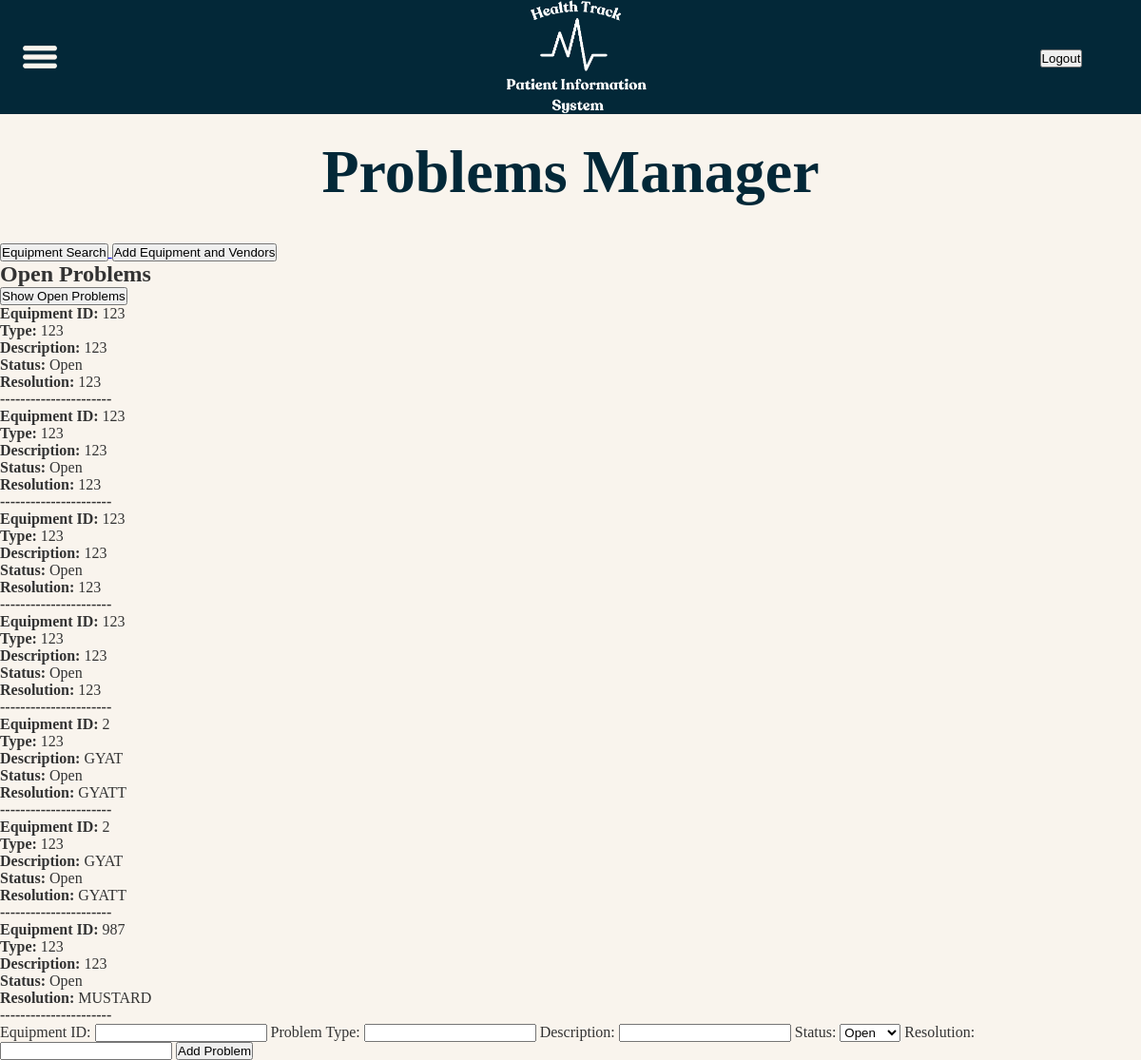
The page /equipment/problems/ on the database its author committed.
### sharedModels/models.py (models this page shows)
class Maintenance(models.Model):
    maintenanceid = models.IntegerField(db_column='MaintenanceID',
                                        primary_key=True)  # Field name made lowercase. The composite primary key (MaintenanceID, EquipmentID) found, that is not supported. The first column is selected.
    equipmentid = models.ForeignKey(Equipment, models.DO_NOTHING, db_column='EquipmentID')  # Field name made lowercase.
    type = models.CharField(db_column='Type', max_length=45)  # Field name made lowercase.
    description = models.CharField(db_column='Description', max_length=120, blank=True,
                                   null=True)  # Field name made lowercase.
    status = models.CharField(db_column='Status', max_length=45)  # Field name made lowercase.
    resolution = models.CharField(db_column='Resolution', max_length=120, blank=True,
                                  null=True)  # Field name made lowercase.
    class Meta:
        db_table = 'maintenance'
        unique_together = (('maintenanceid', 'equipmentid'),)

class Equipment(models.Model):
    equipmentid = models.IntegerField(db_column='EquipmentID', primary_key=True)  # Field name made lowercase.
    type = models.CharField(db_column='Type', max_length=45)  # Field name made lowercase.
    lease_terms = models.CharField(db_column='Lease Terms', max_length=45, blank=True,
                                   null=True)  # Field name made lowercase. Field renamed to remove unsuitable characters.
    description = models.CharField(db_column='Description', max_length=120, blank=True,
                                   null=True)  # Field name made lowercase.
    departmentleased = models.CharField(db_column='DepartmentLeased', max_length=45, blank=True,
                                        null=True)  # Field name made lowercase.
    owned_lease = models.CharField(db_column='Owned/Lease',
                                   max_length=1)  # Field name made lowercase. Field renamed to remove unsuitable characters.
    purchasedate = models.DateField(db_column='PurchaseDate', blank=True, null=True)  # Field name made lowercase.
    warenty_info = models.CharField(db_column='Warenty Info', max_length=120, blank=True,
                                    null=True)  # Field name made lowercase. Field renamed to remove unsuitable characters.
    class Meta:
        db_table = 'equipment'

### equipment/views.py (the view, shortened to what this page needs)
# urls.py: path('equipment/problems/', ProblemsView.as_view(),name='problems_page'),
class ProblemsView(View):
    def get(self, request):
        open_problems = Maintenance.objects.filter(status='Open')  # Or use other criteria for open problems
        return render(request, 'problems_page.html', {'open_problems': open_problems})

### equipment/templates/problems_page.html (shortened to what this page needs)
{% extends "baseTemplate.html" %}
{% load static %}
{% block page_css %}
    <link rel="stylesheet" href="{% static 'css/manage.css' %}">
{% endblock %}
{% block content %}
<h1 class="manage-title">Problems Manager</h1>
<a href="{% url 'equipment' %}">
    <button>Equipment Search</button>
</a>
<a href="{% url 'manage_page' %}">
    <button>Add Equipment and Vendors</button>
</a>
<h2>Open Problems</h2>
<form method="GET" action="{% url 'problems_page' %}">
    <button type="submit">Show Open Problems</button>
</form>
{% if open_problems %}
    <ul>
    {% for problem in open_problems %}
        <li>
            <strong>Equipment ID:</strong> {{ problem.equipmentid.equipmentid }} <br>
            <strong>Type:</strong> {{ problem.type }} <br>
            <strong>Description:</strong> {{ problem.description }} <br>
            <strong>Status:</strong> {{ problem.status }} <br>
            <strong>Resolution:</strong> {{ problem.resolution }} <br>
            <p><strong>----------------------</strong></p>
        </li>
    {% endfor %}
    </ul>
{% else %}
    <p>No open problems found.</p>
{% endif %}
<form method="POST" action="{% url 'problems_page' %}">
    <label for="equipmentid">Equipment ID:</label>
    <input type="number" name="equipmentid" id="equipmentid" required>
    <label for="type">Problem Type:</label>
    <input type="text" name="type" id="type" required>
    <label for="description">Description:</label>
    <input type="text" name="description" id="description">
    <label for="status">Status:</label>
    <select name="status" id="status" required>
        <option value="Open">Open</option>
    </select>
    <label for="resolution">Resolution:</label>
    <input type="text" name="resolution" id="resolution">
    <button type="submit">Add Problem</button>
</form>
{% endblock %}

### djangoProject/static/css/template.css (style rules this page uses)
* { margin: 0; padding: 0; box-sizing: border-box; }
body { font-family: "source-serif-pro", serif; font-weight: 400; font-style: normal; background-color: #f9f4ed; color: #333; }

### equipment/static/css/manage.css (style rules this page uses)
.manage-title { color:#032838; font-size: 64px; text-align: center; margin-bottom: 1cm; }

### rows shown on the page
Maintenance: equipmentid.equipmentid "123", type "123", description "123", status "Open", resolution "123"
Maintenance: equipmentid.equipmentid "123", type "123", description "123", status "Open", resolution "123"
Maintenance: equipmentid.equipmentid "123", type "123", description "123", status "Open", resolution "123"
Maintenance: equipmentid.equipmentid "123", type "123", description "123", status "Open", resolution "123"
Maintenance: equipmentid.equipmentid "2", type "123", description "GYAT", status "Open", resolution "GYATT"
Maintenance: equipmentid.equipmentid "2", type "123", description "GYAT", status "Open", resolution "GYATT"
Maintenance: equipmentid.equipmentid "987", type "123", description "123", status "Open", resolution "MUSTARD"
